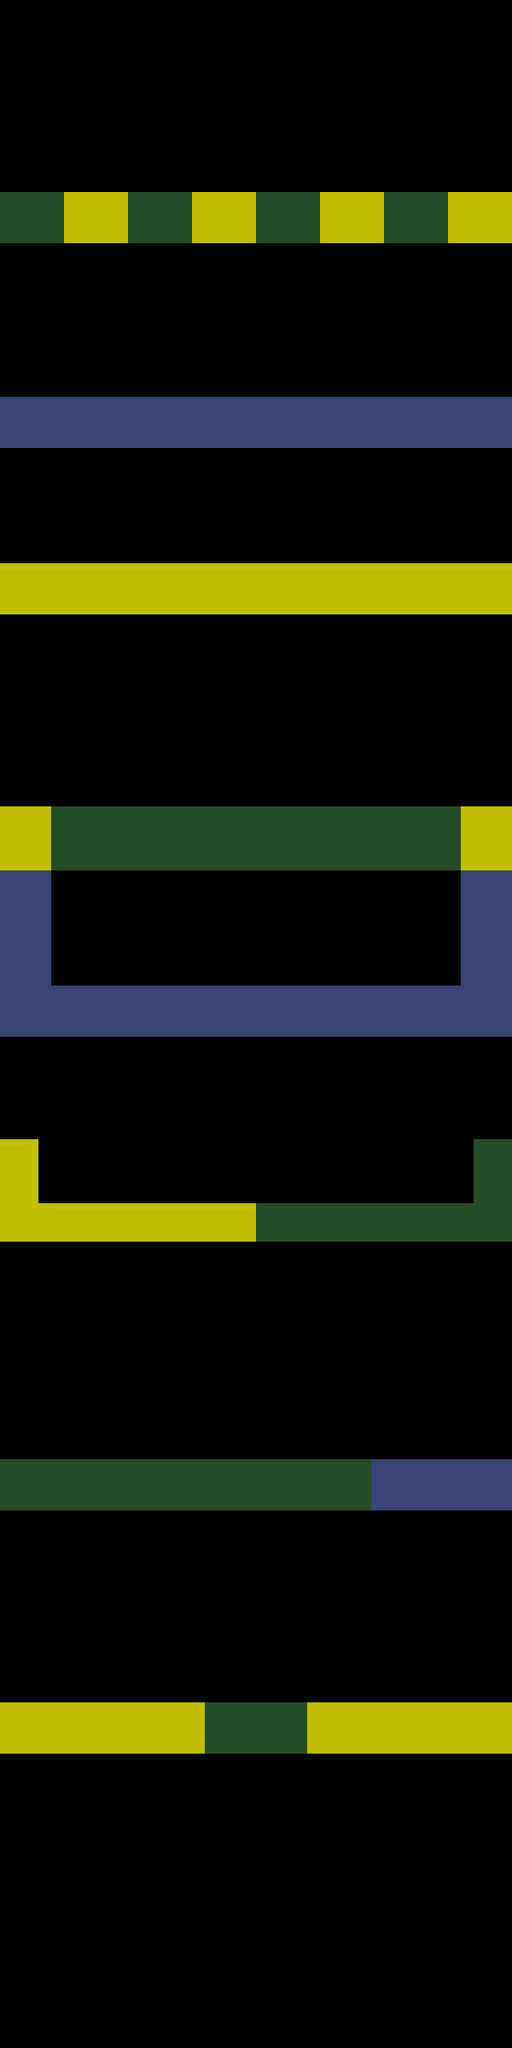

This is a level from a 2D game, rendered from its Tiled map with the project's own tilesets. A one-line summary and the map file follow, with tile-layer data summarised:
An orthogonal 40x160 tile map with 16x16 px tiles, 1 tile layer (green) and 22 objects.

<map version="1.0" orientation="orthogonal" renderorder="right-down" width="40" height="160" tilewidth="16" tileheight="16" nextobjectid="31">
 <tileset firstgid="1" name="tileset" tilewidth="16" tileheight="16" tilecount="100" columns="10">
  <image source="tileset.png" width="160" height="160" />
 </tileset>
 <layer name="green" width="40" height="160">
  <data>[6400 cells, 1382 non-empty, 3 distinct tile ids]</data>
 </layer>
 <objectgroup name="enemy">
  <object id="6" gid="4" x="288" y="2048" width="48" height="48">
   <properties>
    <property name="type" value="still" />
   </properties>
  </object>
  <object id="8" gid="4" x="0" y="1984" width="48" height="48">
   <properties>
    <property name="type" value="still" />
   </properties>
  </object>
  <object id="9" gid="4" x="592" y="2000" width="48" height="48">
   <properties>
    <property name="type" value="still" />
   </properties>
  </object>
  <object id="10" gid="4" x="592" y="1760" width="48" height="48">
   <properties>
    <property name="type" value="left" />
   </properties>
  </object>
  <object id="11" gid="4" x="592" y="1632" width="48" height="48">
   <properties>
    <property name="type" value="left" />
   </properties>
  </object>
  <object id="12" gid="4" x="0" y="1696" width="48" height="48">
   <properties>
    <property name="type" value="right" />
   </properties>
  </object>
  <object id="13" gid="4" x="0" y="1824" width="48" height="48">
   <properties>
    <property name="type" value="right" />
   </properties>
  </object>
  <object id="14" gid="4" x="288" y="1456" width="48" height="48" />
  <object id="15" gid="4" x="400" y="1264" width="48" height="48">
   <properties>
    <property name="type" value="left" />
   </properties>
  </object>
  <object id="16" gid="4" x="400" y="1344" width="48" height="48">
   <properties>
    <property name="type" value="left" />
   </properties>
  </object>
  <object id="17" gid="4" x="192" y="1264" width="48" height="48">
   <properties>
    <property name="type" value="right" />
   </properties>
  </object>
  <object id="18" gid="4" x="192" y="1344" width="48" height="48">
   <properties>
    <property name="type" value="right" />
   </properties>
  </object>
  <object id="19" gid="4" x="0" y="752" width="48" height="48" />
  <object id="20" gid="4" x="592" y="752" width="48" height="48" />
  <object id="21" gid="4" x="256" y="912" width="48" height="48">
   <properties>
    <property name="type" value="left" />
   </properties>
  </object>
  <object id="23" gid="4" x="592" y="912" width="48" height="48">
   <properties>
    <property name="type" value="left" />
   </properties>
  </object>
  <object id="24" gid="4" x="0" y="992" width="48" height="48">
   <properties>
    <property name="type" value="right" />
   </properties>
  </object>
  <object id="26" gid="4" x="336" y="992" width="48" height="48">
   <properties>
    <property name="type" value="right" />
   </properties>
  </object>
  <object id="27" gid="4" x="0" y="384" width="48" height="48">
   <properties>
    <property name="type" value="right" />
   </properties>
  </object>
  <object id="28" gid="4" x="48" y="496" width="48" height="48">
   <properties>
    <property name="type" value="right" />
   </properties>
  </object>
  <object id="29" gid="4" x="544" y="496" width="48" height="48">
   <properties>
    <property name="type" value="left" />
   </properties>
  </object>
  <object id="30" gid="4" x="592" y="384" width="48" height="48">
   <properties>
    <property name="type" value="left" />
   </properties>
  </object>
 </objectgroup>
</map>
